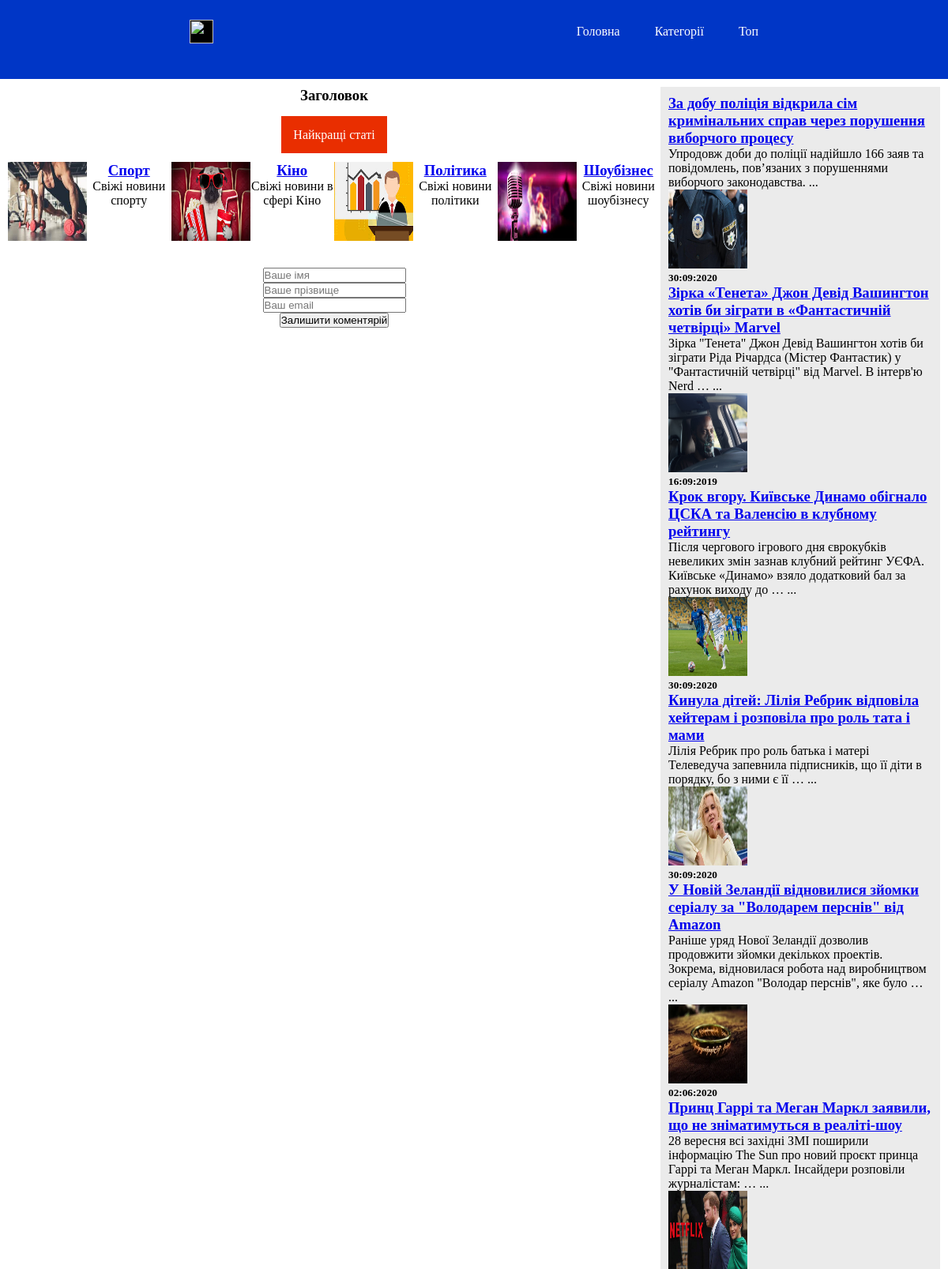
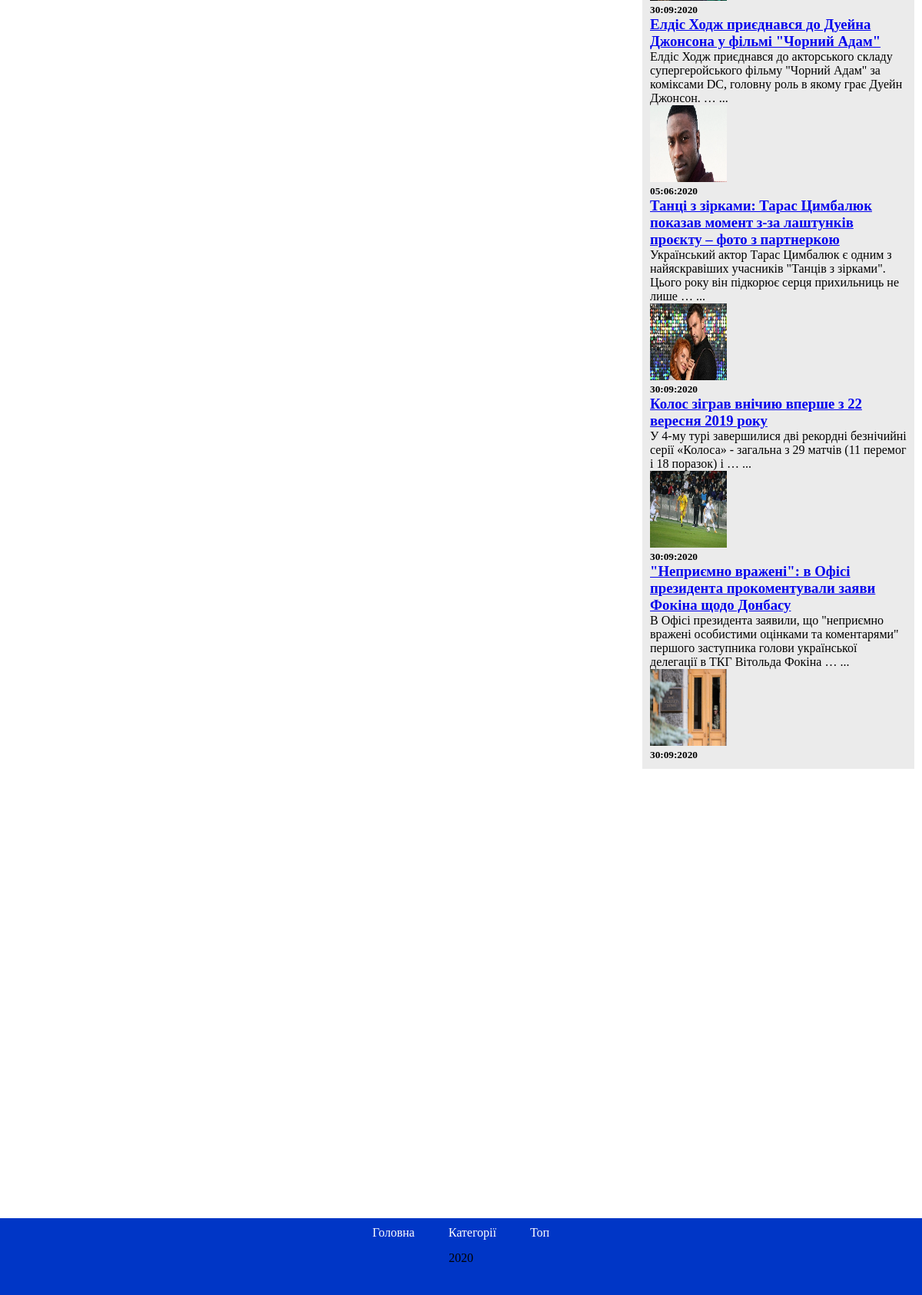
The page / on the database its author committed (2 pictures, top to bottom).
### mainApp/models.py (models this page shows, shortened)
class Category(models.Model):
    title=models.CharField(max_length=120,verbose_name="Назва категорії")
    slug=models.SlugField(unique=True)
    image = models.ImageField()
    text=models.TextField( verbose_name="Текст статі")

class Article(models.Model):
    title=models.CharField(max_length=120, verbose_name="Заголовок статі")
    text=models.TextField( verbose_name="Текст статі")
    image = models.ImageField()
    slug=models.SlugField()
    category=models.ForeignKey('Category', on_delete=models.CASCADE ,verbose_name="Категорія")
    mark=models.ForeignKey('Mark', on_delete=models.CASCADE, verbose_name="Мітка")
    views=models.IntegerField()
    date=models.DateTimeField()

### mainApp/views.py (the view)
# urls.py: path('', views.index , name='index' ),
def index(request):
    articl = Article.objects.all().order_by('-views')[:10]
    category = Category.objects.all()
    context = {
        'articl': articl,
        'category': category,
    }
    return render(request,'mainApp/index.html',context)

### mainApp/templates/mainApp/index.html (shortened to what this page needs)
{%extends "mainApp/wraper.html"%}
{%block content%}
<div class="conteiner">
<section class="content">
    <section class="main_content">
            <h3 class="slider__block_text">Заголовок</h3>
            <a class="slider__block_btn" href="">Найкращі статі</a>
            <div class="category">
                {%for cat in category%}
                <div class="inner">
                    <div class="">
                    <img class="img" src="{{cat.image.url}}" alt="">
                </div>
                <div class="">
                <a href="{% url 'category:category_detal' cat.id %}"><h3>{{cat.title}}</h3></a>
                <p>{{cat.text}}</p>
                    </div>
                </div>
                {%endfor%}
            </div>
            <form action="{% url 'mainApp:leave_email'%}" method="POST" class="form">
                <input type="text" required placeholder="Ваше імя" name="name"><br>
                <input type="text" required placeholder="Ваше прізвище" name="surname"><br>
                <input type="email" required placeholder="Ваш email" name="email"><br>
                <button type="submit">Залишити коментярій</button>
            </form>
    </section>
    <section class="widget">
        {%for post in articl%}
        <a href="{% url 'articl:index' post.id %}"><h3>{{post.title}}</h3></a>
        <p>
            {{post.text|truncatewords:20 |capfirst}}
            ...
        </p>
        <img class="img" src="{{post.image.url}}" alt="">
        <h5>{{post.date|date:"d:m:Y"}}</h5>
        {%endfor%}
    </section>
</section>
</div>
{%endblock%}

### mainApp/templates/mainApp/wraper.html (shortened to what this page needs)
<!DOCTYPE html>
<html lang="en">
<head>
    {%load static%}
    <link rel="stylesheet" href="{% static 'mainApp/css/Style.css'%}">
</head>
<body>
    <header class="header">
        <div class="conteiner">
            <div class="header__inner">
                <img src="" alt="" class="header__logo">
                <ul class="nav">
                    <li><a href="/">Головна</a></li>
                    <li><a href="{% url 'category:index' %}">Категорії</a></li>
                    <li><a href="">Топ</a></li>
                </ul>
            </div>
        </div>
    </header>
    {%block content%}
    {%endblock%}
    <footer class="footer">
        <div class="conteiner">
            <div class="footer__inner">
                <ul class="nav">
                    <li><a href="">Головна</a></li>
                    <li><a href="">Категорії</a></li>
                    <li><a href="">Топ</a></li>
                </ul>
                <p class="footer_txt">2020</p>
            </div>
        </div>
    </footer>
</body>
</html>

### mainApp/static/mainApp/css/Style.css (style rules this page uses)
* { box-sizing: border-box; margin: 0; padding: 0; }
.conteiner { max-width: 1200px; margin: 0 auto; padding: 10px; }
.header { background-color: #0036c6; height: 100px; padding-top: 15px; }
.header__inner { display: flex; justify-content: space-around; align-items: center; }
.header__logo { width: 30px; height: 30px; background: #000; }
.nav { list-style: none; }
.nav a { text-decoration: none; color: #ffffff; }
.nav li { display: inline; }
.nav li+li { padding-left: 40px; }
.footer__inner { display: flex; flex-direction: column; align-items: center; }
.footer { position: relative; width: 100%; background-color: #0036c6; height: 100px; bottom: -500px; margin-top: 60px; }
.footer_txt { margin-top: 15px; }
.main_content { width: 70%; height: 100px; }
.widget { height: 100%; width: 30%; background-color: rgba(65, 65, 65, 0.1); margin-bottom: 15px; padding: 10px; }
.content { display: flex; flex-direction: row; }
.main_content { text-align: center; }
.slider__block_btn { padding: 15px; background-color: #e92e00; text-decoration: none; color: #ffffff; }
.slider__block_text { margin-bottom: 30px; }
.img { width: 100px; height: 100px; }
.category { margin-top: 25px; display: flex; }
.inner { width: 25%; display: flex; }
.form { margin-top: 30px; }

### rows shown on the page
Category: image (picture), title "Спорт", text "Свіжі новини спорту"
Category: image (picture), title "Кіно", text "Свіжі новини в сфері Кіно"
Category: image (picture), title "Політика", text "Свіжі новини політики"
Category: image (picture), title "Шоубізнес", text "Свіжі новини шоубізнесу"
Article: title "За добу поліція відкрила сім кримінальних справ через порушення виборчого процесу", text "Упродовж доби до поліції надійшло 166 заяв та повідомлень, пов’язаних з порушеннями виборчого законодавства.", image (picture), date "30:09:2020"
Article: title "Зірка «Тенета» Джон Девід Вашингтон хотів би зіграти в «Фантастичній четвірці» Marvel", text "Зірка \"Тенета\" Джон Девід Вашингтон хотів би зіграти Ріда Річардса (Містер Фантастик) у \"Фантастичній четвірці\" від Marvel. В інтерв'ю Nerd …", image (picture), date "16:09:2019"
Article: title "Крок вгору. Київське Динамо обігнало ЦСКА та Валенсію в клубному рейтингу", text "Після чергового ігрового дня єврокубків невеликих змін зазнав клубний рейтинг УЄФА. Київське «Динамо» взяло додатковий бал за рахунок виходу до …", image (picture), date "30:09:2020"
Article: title "Кинула дітей: Лілія Ребрик відповіла хейтерам і розповіла про роль тата і мами", text "Лілія Ребрик про роль батька і матері Телеведуча запевнила підписників, що її діти в порядку, бо з ними є її …", image (picture), date "30:09:2020"
Article: title "У Новій Зеландії відновилися зйомки серіалу за \"Володарем перснів\" від Amazon", text "Раніше уряд Нової Зеландії дозволив продовжити зйомки декількох проектів. Зокрема, відновилася робота над виробництвом серіалу Amazon \"Володар перснів\", яке було …", image (picture), date "02:06:2020"
Article: title "Принц Гаррі та Меган Маркл заявили, що не зніматимуться в реаліті-шоу", text "28 вересня всі західні ЗМІ поширили інформацію The Sun про новий проєкт принца Гаррі та Меган Маркл. Інсайдери розповіли журналістам: …", image (picture), date "30:09:2020"
Article: title "Елдіс Ходж приєднався до Дуейна Джонсона у фільмі \"Чорний Адам\"", text "Елдіс Ходж приєднався до акторського складу супергеройського фільму \"Чорний Адам\" за коміксами DC, головну роль в якому грає Дуейн Джонсон. …", image (picture), date "05:06:2020"
Article: title "Танці з зірками: Тарас Цимбалюк показав момент з-за лаштунків проєкту – фото з партнеркою", text "Український актор Тарас Цимбалюк є одним з найяскравіших учасників \"Танців з зірками\". Цього року він підкорює серця прихильниць не лише …", image (picture), date "30:09:2020"
Article: title "Колос зіграв внічию вперше з 22 вересня 2019 року", text "У 4-му турі завершилися дві рекордні безнічийні серії «Колоса» - загальна з 29 матчів (11 перемог і 18 поразок) і …", image (picture), date "30:09:2020"
Article: title "\"Неприємно вражені\": в Офісі президента прокоментували заяви Фокіна щодо Донбасу", text "В Офісі президента заявили, що \"неприємно вражені особистими оцінками та коментарями\" першого заступника голови української делегації в ТКГ Вітольда Фокіна …", image (picture), date "30:09:2020"
